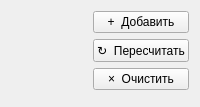
<?xml version="1.0" encoding="UTF-8"?>
<ui version="4.0">
 <class>AnalysisTab</class>
 <widget class="QWidget" name="AnalysisTab">
  <layout class="QVBoxLayout" name="verticalLayout" stretch="0,1">
   <item>
    <layout class="QHBoxLayout" name="topLayout" stretch="0,1,0,0">
     <property name="spacing">
      <number>8</number>
     </property>
     <item>
      <widget class="QWidget" name="formHost" native="true">
       <layout class="QVBoxLayout" name="formHostLayout">
        <property name="leftMargin">
         <number>0</number>
        </property>
        <property name="topMargin">
         <number>0</number>
        </property>
        <property name="rightMargin">
         <number>0</number>
        </property>
        <property name="bottomMargin">
         <number>0</number>
        </property>
       </layout>
      </widget>
     </item>
     <item>
      <spacer name="topSpacer">
       <property name="orientation">
        <enum>Qt::Horizontal</enum>
       </property>
       <property name="sizeHint" stdset="0">
        <size>
         <width>40</width>
         <height>20</height>
        </size>
       </property>
      </spacer>
     </item>
     <item>
      <widget class="QWidget" name="metricsHost" native="true">
       <layout class="QVBoxLayout" name="metricsHostLayout">
        <property name="leftMargin">
         <number>0</number>
        </property>
        <property name="topMargin">
         <number>0</number>
        </property>
        <property name="rightMargin">
         <number>0</number>
        </property>
        <property name="bottomMargin">
         <number>0</number>
        </property>
       </layout>
      </widget>
     </item>
     <item>
      <widget class="QWidget" name="analysisActions" native="true">
       <property name="sizePolicy">
        <sizepolicy hsizetype="Preferred" vsizetype="Preferred">
         <horstretch>0</horstretch>
         <verstretch>0</verstretch>
        </sizepolicy>
       </property>
       <layout class="QVBoxLayout" name="analysisActionsLayout" stretch="1,1,1">
        <property name="spacing">
         <number>6</number>
        </property>
        <property name="leftMargin">
         <number>8</number>
        </property>
        <property name="topMargin">
         <number>0</number>
        </property>
        <property name="rightMargin">
         <number>0</number>
        </property>
        <property name="bottomMargin">
         <number>0</number>
        </property>
        <item>
         <widget class="QPushButton" name="addButton">
          <property name="objectName">
           <string notr="true">addButton</string>
          </property>
          <property name="sizePolicy">
           <sizepolicy hsizetype="Minimum" vsizetype="Expanding">
            <horstretch>0</horstretch>
            <verstretch>1</verstretch>
           </sizepolicy>
          </property>
          <property name="toolTip">
           <string>Добавить текущую ПФ на графики</string>
          </property>
          <property name="text">
           <string>+  Добавить</string>
          </property>
         </widget>
        </item>
        <item>
         <widget class="QPushButton" name="replaceButton">
          <property name="objectName">
           <string notr="true">replaceButton</string>
          </property>
          <property name="sizePolicy">
           <sizepolicy hsizetype="Minimum" vsizetype="Expanding">
            <horstretch>0</horstretch>
            <verstretch>1</verstretch>
           </sizepolicy>
          </property>
          <property name="toolTip">
           <string>Пересчитать последнюю серию</string>
          </property>
          <property name="text">
           <string>↻  Пересчитать</string>
          </property>
         </widget>
        </item>
        <item>
         <widget class="QPushButton" name="clearButton">
          <property name="objectName">
           <string notr="true">clearButton</string>
          </property>
          <property name="sizePolicy">
           <sizepolicy hsizetype="Minimum" vsizetype="Expanding">
            <horstretch>0</horstretch>
            <verstretch>1</verstretch>
           </sizepolicy>
          </property>
          <property name="toolTip">
           <string>Очистить графики</string>
          </property>
          <property name="text">
           <string>×  Очистить</string>
          </property>
         </widget>
        </item>
       </layout>
      </widget>
     </item>
    </layout>
   </item>
   <item>
    <widget class="ResponseChartBank" name="charts">
     <property name="sizePolicy">
      <sizepolicy hsizetype="Expanding" vsizetype="Expanding">
       <horstretch>1</horstretch>
       <verstretch>1</verstretch>
      </sizepolicy>
     </property>
    </widget>
   </item>
  </layout>
 </widget>
 <customwidgets>
  <customwidget>
   <class>ResponseChartBank</class>
   <extends>QWidget</extends>
   <header>irbis/charts/response-chart-bank.h</header>
  </customwidget>
 </customwidgets>
 <resources/>
 <connections/>
</ui>
